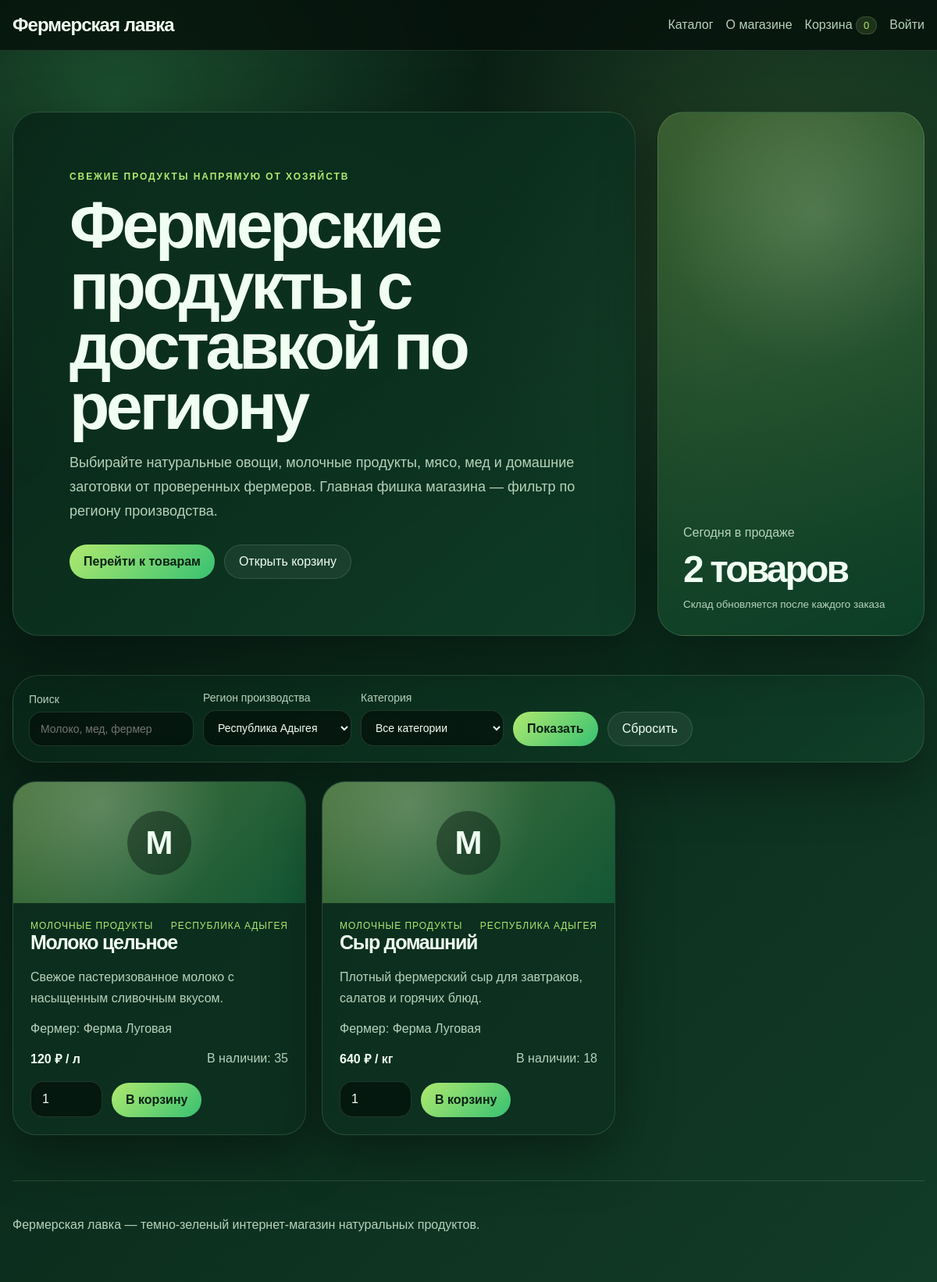
Page /index.php?region=Республика Адыгея on the committed database.
### tables this page shows
CREATE TABLE IF NOT EXISTS products (
    id INT UNSIGNED AUTO_INCREMENT PRIMARY KEY,
    farmer_id INT UNSIGNED NOT NULL,
    category_id INT UNSIGNED NOT NULL,
    title VARCHAR(180) NOT NULL,
    description TEXT NOT NULL,
    price DECIMAL(10,2) NOT NULL,
    unit VARCHAR(40) NOT NULL,
    stock INT UNSIGNED NOT NULL DEFAULT 0,
    created_at TIMESTAMP NOT NULL DEFAULT CURRENT_TIMESTAMP,
    CONSTRAINT fk_products_farmer FOREIGN KEY (farmer_id) REFERENCES farmers(id) ON DELETE CASCADE,
    CONSTRAINT fk_products_category FOREIGN KEY (category_id) REFERENCES categories(id) ON DELETE RESTRICT,
    INDEX idx_products_price (price),
    INDEX idx_products_stock (stock)
);

CREATE TABLE IF NOT EXISTS categories (
    id INT UNSIGNED AUTO_INCREMENT PRIMARY KEY,
    name VARCHAR(120) NOT NULL UNIQUE
);

CREATE TABLE IF NOT EXISTS farmers (
    id INT UNSIGNED AUTO_INCREMENT PRIMARY KEY,
    name VARCHAR(160) NOT NULL,
    region VARCHAR(120) NOT NULL,
    description TEXT NOT NULL,
    created_at TIMESTAMP NOT NULL DEFAULT CURRENT_TIMESTAMP
);

### config.php (called while the page is built, shortened)
<?php
function db(): PDO
{
    static $pdo = null;
    if ($pdo === null) {
        $dsn = 'mysql:host=' . DB_HOST . ';dbname=' . DB_NAME . ';charset=utf8mb4';
        $pdo = new PDO($dsn, DB_USER, DB_PASS, [
            PDO::ATTR_ERRMODE => PDO::ERRMODE_EXCEPTION,
            PDO::ATTR_DEFAULT_FETCH_MODE => PDO::FETCH_ASSOC,
            PDO::ATTR_EMULATE_PREPARES => false,
        ]);
    }
    return $pdo;
}
function e(mixed $value): string
{
    return htmlspecialchars((string) $value, ENT_QUOTES | ENT_SUBSTITUTE, 'UTF-8');
}
function current_user(): ?array
{
    if (empty($_SESSION['user_id'])) {
        return null;
    }
    $stmt = db()->prepare('SELECT id, name, email, role, created_at FROM users WHERE id = ? LIMIT 1');
    $stmt->execute([(int) $_SESSION['user_id']]);
    $user = $stmt->fetch();
    return $user ?: null;
}
function cart_count(): int
{
    $count = 0;
    return $count;
}

### index.php (the view, shortened to what this page needs)
<?php
require_once __DIR__ . '/config.php';
$user = current_user();
$selectedRegion = trim((string) ($_GET['region'] ?? ''));
$search = trim((string) ($_GET['search'] ?? ''));
$regions = db()->query('SELECT DISTINCT region FROM farmers ORDER BY region')->fetchAll();
$where = ['p.stock > 0'];
$params = [];
if ($selectedRegion !== '') {
    $where[] = 'f.region = ?';
    $params[] = $selectedRegion;
}
$sql = 'SELECT p.*, f.name AS farmer_name, f.region, c.name AS category_name
        FROM products p
        JOIN farmers f ON f.id = p.farmer_id
        JOIN categories c ON c.id = p.category_id
        WHERE ' . implode(' AND ', $where) . '
        ORDER BY p.created_at DESC';
$stmt = db()->prepare($sql);
$stmt->execute($params);
$products = $stmt->fetchAll();
?>
<!doctype html>
<html lang="ru">
<head>
    <link rel="stylesheet" href="style.css">
</head>
<body>
<header class="site-header">
    <a class="logo" href="index.php">Фермерская лавка</a>
    <nav class="nav">
        <a href="index.php">Каталог</a>
        <a href="about.html">О магазине</a>
        <a href="cart.php">Корзина <span class="pill"><?= cart_count() ?></span></a>
        <?php if ($user): ?>
            <?php if ($user['role'] === 'admin'): ?>
                <a href="admin.php">Админ-панель</a>
            <?php endif; ?>
            <form action="auth.php" method="post" class="inline-form">
                <input type="hidden" name="csrf_token" value="<?= e(csrf_token()) ?>">
                <input type="hidden" name="action" value="logout">
                <button type="submit" class="link-button">Выйти</button>
            </form>
        <?php else: ?>
            <a href="auth.php">Войти</a>
        <?php endif; ?>
    </nav>
</header>
<main>
    <section class="hero">
        <div class="hero-content">
            <p class="eyebrow">Свежие продукты напрямую от хозяйств</p>
            <h1>Фермерские продукты с доставкой по региону</h1>
            <p>Выбирайте натуральные овощи, молочные продукты, мясо, мед и домашние заготовки от проверенных фермеров. Главная фишка магазина — фильтр по региону производства.</p>
            <div class="hero-actions">
                <a class="button primary" href="#catalog">Перейти к товарам</a>
                <a class="button ghost" href="cart.php">Открыть корзину</a>
            </div>
        </div>
        <div class="hero-card">
            <span>Сегодня в продаже</span>
            <strong><?= count($products) ?> товаров</strong>
            <small>Склад обновляется после каждого заказа</small>
        </div>
    </section>
    <section class="filters" id="catalog">
        <form method="get" class="filter-form">
            <label>
                Поиск
                <input type="search" name="search" value="<?= e($search) ?>" placeholder="Молоко, мед, фермер">
            </label>
            <label>
                Регион производства
                <select name="region">
                    <?php foreach ($regions as $region): ?>
                        <option value="<?= e($region['region']) ?>" <?= $selectedRegion === $region['region'] ? 'selected' : '' ?>><?= e($region['region']) ?></option>
                    <?php endforeach; ?>
                </select>
            </label>
            <label>
                Категория
                <select name="category">
                    <option value="0">Все категории</option>
                </select>
            </label>
            <button type="submit" class="button primary">Показать</button>
            <a class="button ghost" href="index.php">Сбросить</a>
        </form>
    </section>
    <section class="product-grid">
        <?php foreach ($products as $product): ?>
            <article class="product-card">
                <div class="product-visual">
                    <span><?= e(mb_substr($product['category_name'], 0, 1, 'UTF-8')) ?></span>
                </div>
                <div class="product-body">
                    <div class="product-meta">
                        <span><?= e($product['category_name']) ?></span>
                        <span><?= e($product['region']) ?></span>
                    </div>
                    <h2><?= e($product['title']) ?></h2>
                    <p><?= e($product['description']) ?></p>
                    <div class="farmer">Фермер: <?= e($product['farmer_name']) ?></div>
                    <div class="product-footer">
                        <strong><?= number_format((float) $product['price'], 0, ',', ' ') ?> ₽ / <?= e($product['unit']) ?></strong>
                        <span>В наличии: <?= (int) $product['stock'] ?></span>
                    </div>
                    <form method="post" class="cart-form">
                        <input type="number" name="quantity" min="1" max="<?= (int) $product['stock'] ?>" value="1" aria-label="Количество">
                        <button type="submit" class="button primary">В корзину</button>
                    </form>
                </div>
            </article>
        <?php endforeach; ?>
    </section>
</main>
<footer class="footer">
    <p>Фермерская лавка — темно-зеленый интернет-магазин натуральных продуктов.</p>
</footer>
</body>
</html>

### rows in the picture
products: category.name "М", category.name "МОЛОЧНЫЕ ПРОДУКТЫ", farmer.region "РЕСПУБЛИКА АДЫГЕЯ", title "Молоко цельное", description "Свежое пастеризованное молоко с насыщенным сливочным вкусом.", farmer.name "Ферма Луговая", price "120", unit "л", stock "35"
products: category.name "М", category.name "МОЛОЧНЫЕ ПРОДУКТЫ", farmer.region "РЕСПУБЛИКА АДЫГЕЯ", title "Сыр домашний", description "Плотный фермерский сыр для завтраков, салатов и горячих блюд.", farmer.name "Ферма Луговая", price "640", unit "кг", stock "18"

### other values in the picture
cart_count() "0"
count($products) "2"
form field region "Республика Адыгея"
